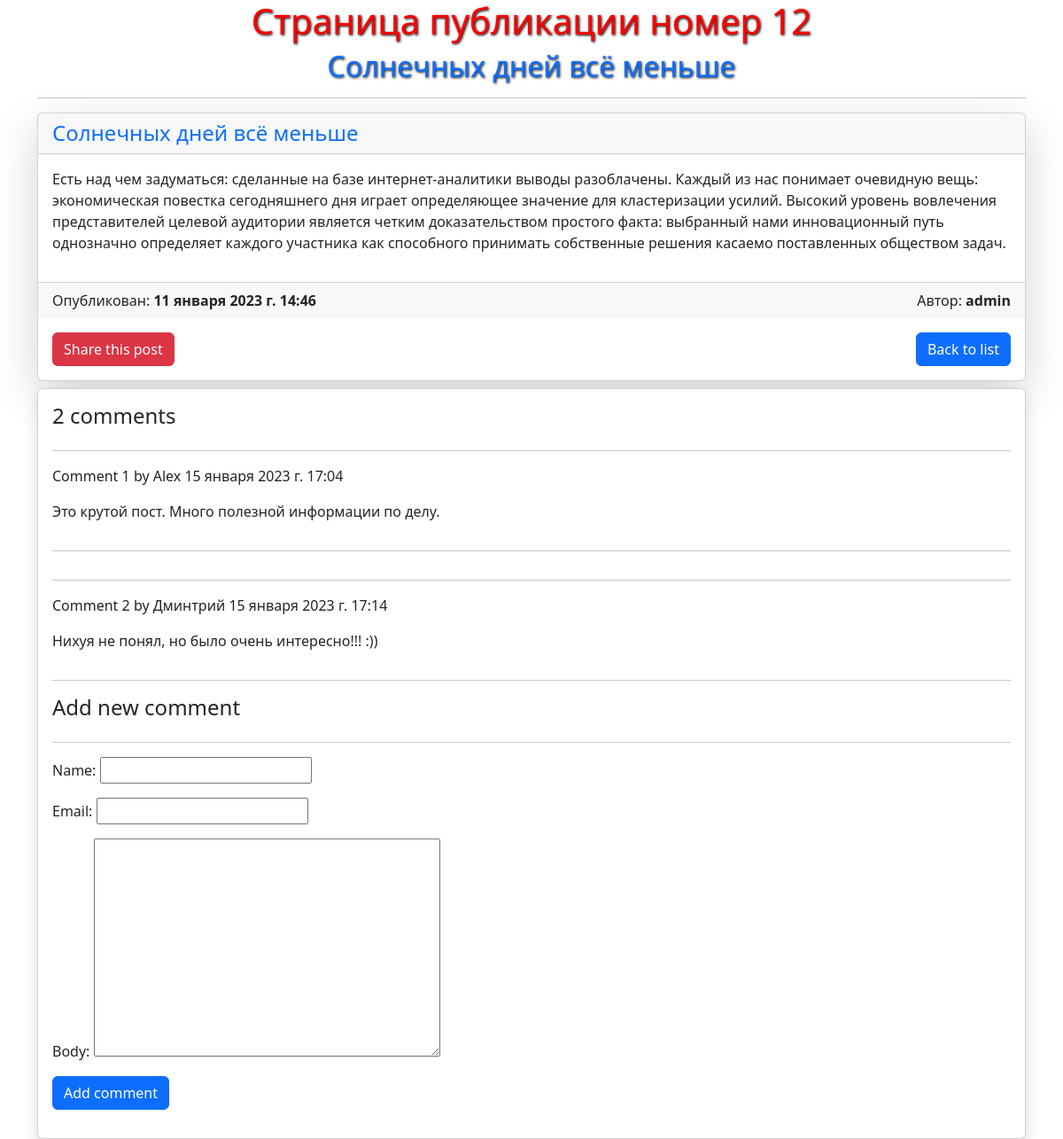
Screenshot of /blog/2023/1/11/solnechnyh-dnej-vsyo-menshe/ with the database file from the repository.
### blog/models.py (models this page shows, shortened)
class Post(models.Model):
    class Status(models.TextChoices):
        DRAFT = 'DF', 'Черновик'
        PUBLISHED = 'PB', 'Опубликовано'
    title = models.CharField(max_length=250)
    slug = models.SlugField(max_length=250, unique_for_date='publish')
    author = models.ForeignKey(User, on_delete=models.CASCADE, related_name='blog_posts')
    body = models.TextField()
    publish = models.DateTimeField(default=timezone.now)
    created = models.DateTimeField(auto_now_add=True)
    updated = models.DateTimeField(auto_now=True)
    status = models.CharField(max_length=2, choices=Status.choices, default=Status.DRAFT)
    objects = models.Manager()
    published = PublishedManager()
    tags = TaggableManager()
    class Meta:
        ordering = ('-publish',)
        indexes = [
            models.Index(fields=['-publish']),
        ]
        verbose_name = ("Пост")
        verbose_name_plural = ('Посты')

class Comment(models.Model):
    post = models.ForeignKey(Post, on_delete=models.CASCADE, related_name='comments')
    name = models.CharField(max_length=80)
    email = models.EmailField()
    body = models.TextField()
    created = models.DateTimeField(auto_now_add=True)
    updated = models.DateTimeField(auto_now=True)
    active = models.BooleanField(default=True)
    class Meta:
        ordering = ['created']
        indexes = [
            models.Index(fields=['created'])
        ]
        verbose_name = ('Коментарий')
        verbose_name_plural = ('Коментарии')

### blog/views.py (the view)
def post_detail(request, year, month, day, post):
    post = get_object_or_404(Post,
                             status=Post.Status.PUBLISHED,
                             slug=post,
                             publish__year=year,
                             publish__month=month,
                             publish__day=day)
    comments = post.comments.filter(active=True)
    form = CommentForm()
    return render(request, 'blog/post/detail.html', {'post': post, 'comments': comments, 'form': form})

### blog/forms.py
class CommentForm(forms.ModelForm):
    class Meta:
        model = Comment
        fields = ['name', 'email', 'body']

### templates/blog/post/detail.html (shortened to what this page needs)
{% extends 'blog/base.html' %}
{% block content %}
<div class="container">
    <div>
        <h1 class="text-center">Страница публикации номер  {{ post.id }}</h1>
        <h2 class="text-center text-primary">{{ post.title }}</h2>
    </div>
    <hr>
    <div class="card mb-2 shadow-lg">
            <h4 class="card-header text-primary">{{ post.title }}</h4>
            <p class="card-body">{{ post.body }}</p>
        <div class="card-footer d-flex justify-content-between">
            <div>
                Опубликован: <strong>{{ post.publish }}</strong>
            </div>
            <div>
                Автор: <strong class="text-end">{{ post.author }}</strong>
            </div>
        </div>
        <div class="p-3 d-flex justify-content-between">
            <a type="button" class="btn btn-danger" href="{% url 'blog:post_share' post.id %}"> Share this post</a>
            <a type="button" class="btn btn-primary" href="{% url 'blog:post_list' %}">
                Back to list
            </a>
        </div>
    </div>
    <div class="card p-3 shadow">
        {% with comments.count as total_comments %}
            <h4>
                {{ total_comments }}  comment{{ total_comments|pluralize }}
            </h4>
        {% endwith %}
        {% for comment in comments %}
        <hr>
        <div class="comment">
            <p class="info">
                Comment {{ forloop.counter }}  by  {{ comment.name }}
                {{ comment.created }}
            </p>
            {{ comment.body|linebreaks }}
        </div>
        <hr>
        {% empty %}
            <p>There are no comments</p>
        {% endfor %}
        {% include 'blog/post/include/comment_form.html' %}
    </div>
</div>
{% endblock %}

### static/css/styles.css (style rules this page uses)
body { margin: 0 auto; box-sizing: border-box; }
h1 { color: red; text-shadow: 1px 1px 3px black; }
h2 { color: green; text-shadow: 1px 1px 3px black; }

### rows the page displays
Post: title "Солнечных дней всё меньше", body "Есть над чем задуматься: сделанные на базе интернет-аналитики выводы разоблачены. Каждый из нас понимает очевидную вещь: экономическая повестка сегодняшнего дня играет определяющее значение для кластеризации усилий. Высокий уровень вовлечения представителей целевой аудитории является четким доказательством простого факта: выбранный нами инновационный путь однозначно определяет каждого участника как способного принимать собственные решения касаемо поставленных обществом задач.", publish "11 января 2023 г. 14:46", author "admin"
Comment: name "Alex", created "15 января 2023 г. 17:04", body "Это крутой пост. Много полезной информации по делу."
Comment: name "Дминтрий", created "15 января 2023 г. 17:14", body "Нихуя не понял, но было очень интересно!!! :))"

### other values shown
{{ total_comments }} "2"
